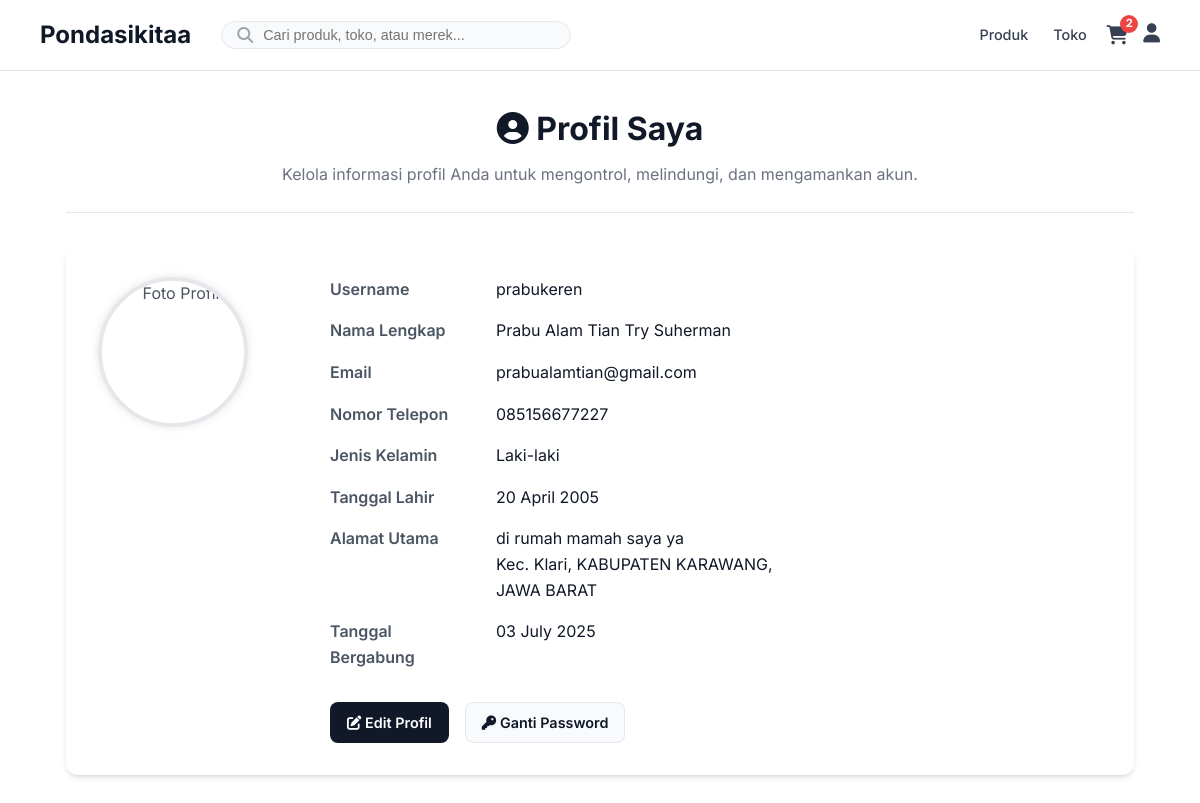
Before: /app_customer/pages/profil.php (signed in) with the older database file.
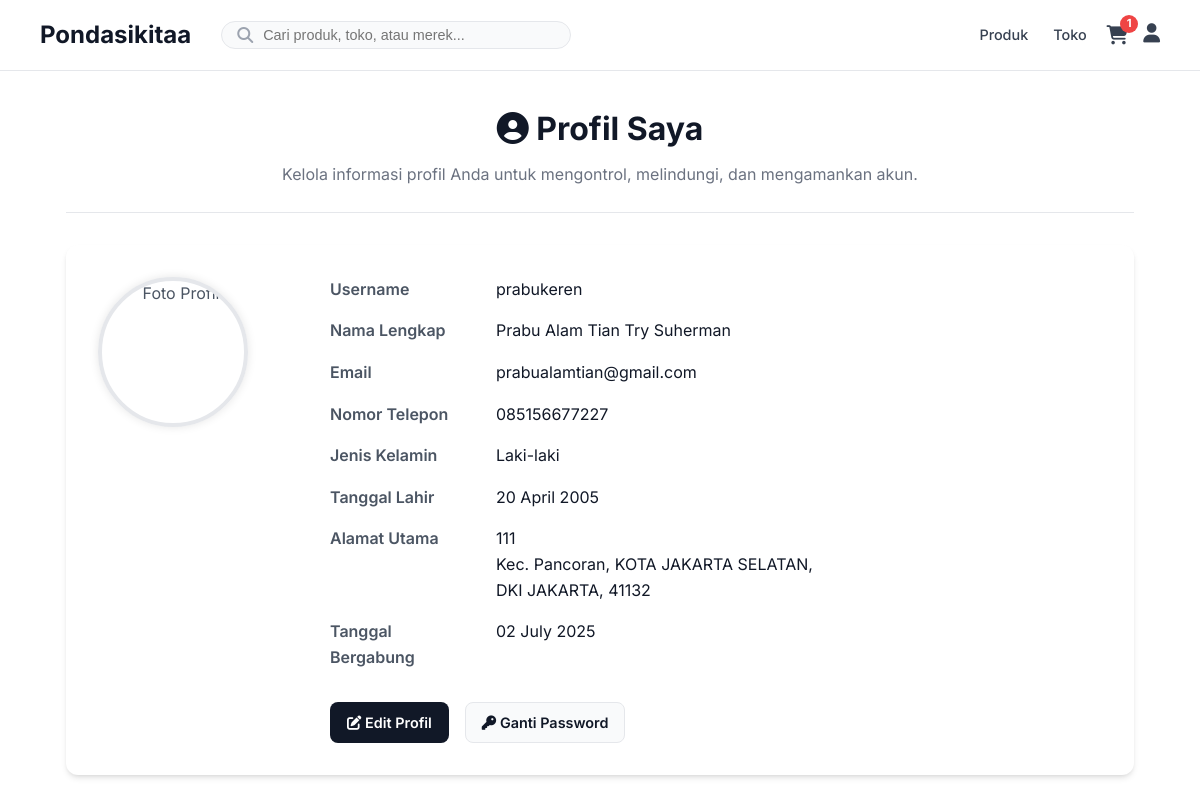
After: the same page with the newer database file.
### tables this page shows
CREATE TABLE `tb_user_alamat` (
  `id` int NOT NULL,
  `user_id` int NOT NULL,
  `label_alamat` varchar(50) NOT NULL,
  `nama_penerima` varchar(100) NOT NULL,
  `telepon_penerima` varchar(20) NOT NULL,
  `alamat_lengkap` text NOT NULL,
  `province_id` int UNSIGNED DEFAULT NULL,
  `city_id` int UNSIGNED DEFAULT NULL,
  `district_id` int UNSIGNED DEFAULT NULL,
  `kode_pos` varchar(10) DEFAULT NULL,
  `is_utama` tinyint(1) NOT NULL DEFAULT '0'
);

CREATE TABLE `districts` (
  `id` int UNSIGNED NOT NULL,
  `city_id` int UNSIGNED NOT NULL,
  `name` varchar(255) NOT NULL
);

CREATE TABLE `cities` (
  `id` int UNSIGNED NOT NULL,
  `province_id` int UNSIGNED NOT NULL,
  `name` varchar(255) NOT NULL
);

CREATE TABLE `provinces` (
  `id` int UNSIGNED NOT NULL,
  `name` varchar(255) NOT NULL
);

CREATE TABLE `tb_user` (
  `id` int NOT NULL,
  `username` varchar(50) NOT NULL,
  `password` varchar(255) DEFAULT NULL,
  `google_id` varchar(255) DEFAULT NULL,
  `nama` varchar(255) NOT NULL,
  `email` varchar(100) NOT NULL,
  `no_telepon` varchar(20) DEFAULT NULL,
  `jenis_kelamin` enum('Laki-laki','Perempuan') DEFAULT NULL,
  `tanggal_lahir` date DEFAULT NULL,
  `alamat` text,
  `profile_picture_url` varchar(255) DEFAULT NULL,
  `status` enum('online','offline','typing') NOT NULL DEFAULT 'offline',
  `last_activity_at` timestamp NULL DEFAULT CURRENT_TIMESTAMP,
  `level` enum('admin','seller','customer','bot') NOT NULL,
  `is_verified` tinyint(1) NOT NULL DEFAULT '0',
  `is_banned` tinyint(1) NOT NULL DEFAULT '0',
  `created_at` timestamp NOT NULL DEFAULT CURRENT_TIMESTAMP,
  `updated_at` timestamp NULL DEFAULT NULL ON UPDATE CURRENT_TIMESTAMP,
  `reset_token` varchar(255) DEFAULT NULL,
  `reset_token_expires_at` datetime DEFAULT NULL,
  `status_online` enum('online','offline') NOT NULL DEFAULT 'offline'
);

### app_customer/pages/profil.php (the view, shortened to what the changed rows need)
<?php
require_once __DIR__ . '/../../config/koneksi.php';
$user_id = $_SESSION['user']['id'];
$stmt_user = $koneksi->prepare("SELECT * FROM tb_user WHERE id = ?");
$stmt_user->bind_param("i", $user_id);
$stmt_user->execute();
$result_user = $stmt_user->get_result();
$user = $result_user->fetch_assoc();
$alamat_lengkap_formatted = "-";
$stmt_alamat = $koneksi->prepare("
    SELECT
        ua.alamat_lengkap,
        ua.kode_pos,
        d.name AS district_name,
        c.name AS city_name,
        p.name AS province_name
    FROM
        tb_user_alamat ua
    LEFT JOIN
        districts d ON ua.district_id = d.id
    LEFT JOIN
        cities c ON ua.city_id = c.id
    LEFT JOIN
        provinces p ON ua.province_id = p.id
    WHERE
        ua.user_id = ? AND ua.is_utama = 1
");
$stmt_alamat->bind_param("i", $user_id);
$stmt_alamat->execute();
$result_alamat = $stmt_alamat->get_result();
if ($alamat_utama = $result_alamat->fetch_assoc()) {
    $alamat_lengkap_formatted =
        htmlspecialchars($alamat_utama['alamat_lengkap']) . '<br>' .
        'Kec. ' . htmlspecialchars($alamat_utama['district_name'] ?? 'Tidak Diketahui') . ', ' .
        htmlspecialchars($alamat_utama['city_name'] ?? 'Tidak Diketahui') . ',<br>' .
        htmlspecialchars($alamat_utama['province_name'] ?? 'Tidak Diketahui') .
        (!empty($alamat_utama['kode_pos']) ? ', ' . htmlspecialchars($alamat_utama['kode_pos']) : '');
}
?>
<!DOCTYPE html>
<html lang="id">
<head>
    <link rel="stylesheet" href="https://cdnjs.cloudflare.com/ajax/libs/font-awesome/6.5.0/css/all.min.css">
    <link rel="stylesheet" href="/assets/css/theme.css">
    <link rel="stylesheet" href="/assets/css/navbar_style.css">
    <link rel="stylesheet" href="/assets/css/profil_style.css">
</head>
<body>
<?php include __DIR__ . '/partials/navbar.php';  ?>
<div class="profile-container">
    <div class="profile-header">
        <h2><i class="fa-solid fa-user-circle"></i> Profil Saya</h2>
    </div>
    <div class="profile-card">
        <div class="profile-details-section">
            <dl class="profile-details-list">
                <dt>Username</dt>
                <dd><?= htmlspecialchars($user['username']) ?></dd>
                <dt>Nama Lengkap</dt>
                <dd><?= htmlspecialchars($user['nama'] ?? '-') ?></dd>
                <dt>Email</dt>
                <dd><?= htmlspecialchars($user['email'] ?? '-') ?></dd>
                <dt>Nomor Telepon</dt>
                <dd><?= htmlspecialchars($user['no_telepon'] ?? '-') ?></dd>
                <dt>Jenis Kelamin</dt>
                <dd><?= htmlspecialchars($user['jenis_kelamin'] ?? '-') ?></dd>
                <dt>Tanggal Lahir</dt>
                <dd><?= !empty($user['tanggal_lahir']) ? date('d F Y', strtotime($user['tanggal_lahir'])) : '-' ?></dd>
                <dt>Alamat Utama</dt>
                <dd><?= $alamat_lengkap_formatted ?></dd>
                <dt>Tanggal Bergabung</dt>
                <dd><?= date('d F Y', strtotime($user['created_at'])) ?></dd>
            </dl>
        </div>
    </div>
</div>
</body>
</html>

### app_customer/pages/partials/navbar.php (shortened to what the changed rows need)
<?php
require_once __DIR__ . '/../../../config/koneksi.php';
$is_logged_in = isset($_SESSION['user']['logged_in']) && $_SESSION['user']['logged_in'] === true;
$user_level = $is_logged_in ? $_SESSION['user']['level'] : 'guest';
$user_id = $is_logged_in ? $_SESSION['user']['id'] : null;
$total_item_keranjang = 0;
if ($is_logged_in && $user_level !== 'admin' && $user_id !== null) {
    $stmt = $koneksi->prepare("SELECT SUM(jumlah) as total FROM tb_keranjang WHERE user_id = ?");
    if ($stmt) {
        $stmt->bind_param("i", $user_id);
        $stmt->execute();
        $result = $stmt->get_result();
        $data = $result->fetch_assoc();
        $total_item_keranjang = $data['total'] ?? 0;
    }
}
?>
<header class="navbar-fixed">
    <div class="navbar-container">
        <nav class="navbar-right">
            <div class="nav-actions">
                <a href="keranjang.php" class="action-btn cart-btn">
                    <i class="fas fa-shopping-cart"></i>
                    <?php if ($total_item_keranjang > 0): ?>
                        <span class="cart-badge"><?= htmlspecialchars($total_item_keranjang) ?></span>
                    <?php endif; ?>
                </a>
            </div>
        </nav>
    </div>
</header>

Changed rows visible on the page:
changed tb_user "prabukeren": created_at "03 July 2025" → "02 July 2025"
changed tb_user_alamat: alamat_lengkap "di rumah mamah saya ya" → "111"; district.name "Klari" → "Pancoran"; city.name "KABUPATEN KARAWANG" → "KOTA JAKARTA SELATAN"; province.name "JAWA BARAT" → "DKI JAKARTA"; kode_pos (not shown) → "41132"
Other visible differences:
$total_item_keranjang: "2" → "1"
